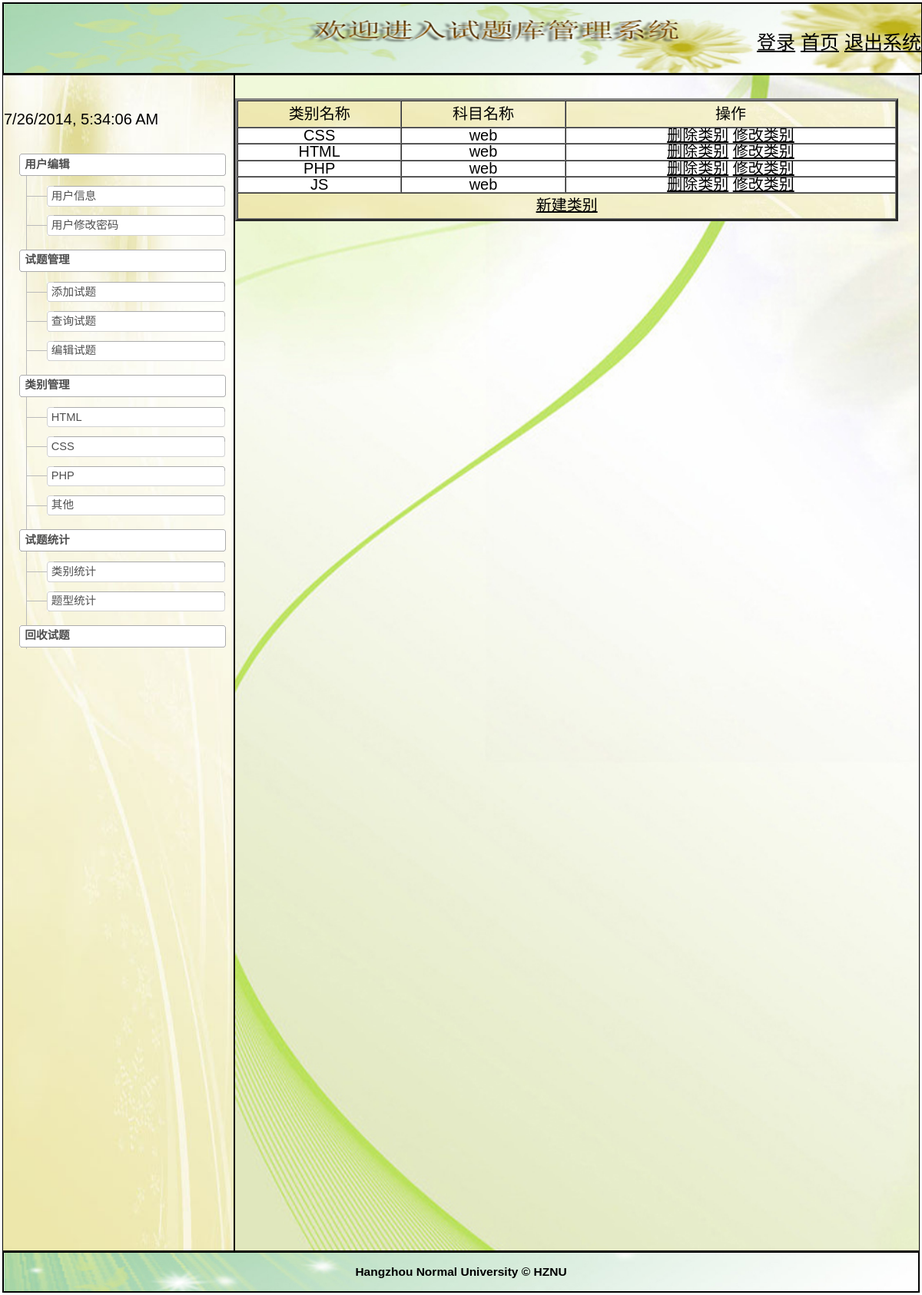
Page /shitiku2/stylegl.php (signed in) on the committed database.
### tables this page shows
CREATE TABLE IF NOT EXISTS `style_info` (
  `id` int(10) NOT NULL AUTO_INCREMENT COMMENT '类别号',
  `subject` varchar(20) NOT NULL COMMENT '类别名称',
  `subjecte` varchar(20) NOT NULL COMMENT '科目名称',
  `time` varchar(20) NOT NULL COMMENT '时间',
  `picture` text NOT NULL COMMENT '图片',
  `deletes` varchar(20) NOT NULL COMMENT '软删除',
  PRIMARY KEY (`id`),
  KEY `id` (`id`)
);

### shitiku2/stylegl.php (the view, shortened to what this page needs)
<!DOCTYPE html PUBLIC "-//W3C//DTD XHTML 1.0 Transitional//EN" "http://www.w3.org/TR/xhtml1/DTD/xhtml1-transitional.dtd">
<html xmlns="http://www.w3.org/1999/xhtml">
<head>
<link rel="stylesheet" type="text/css" href="css/yemianstyle.css"/>
</head>
<?php
if(isset($_SESSION["userName"]))
{
?>
<body ">
 <?php require_once('header.php');?>
<div class="left" >
<?php
	require_once('left.inc.php');
?>
<div id="Middle" class="dialog_body">
<?php
if(!$_POST["id"]){
$sql="select * from  style_info where deletes='0' ";
$rs=mysql_query($sql);
$id=mysql_num_rows($rs);
if($id==0){
echo "没有任何类别！<p>点<a href=styleadd.php>这里</a>添加试题";
}
else{
        echo"<table border=\"3\" cellspacing=\"0\" cellpadding=\"1\"  bordercolordark=\"#FFFFFF\"   bordercolorlight=\"#0000FF\" width=\"97%\">";
		print("<tr background=\"images/top1.jpg\" height=\"35\">");
		print("<td>类别名称</td>");
		print("<td>科目名称</td>");
		print("<td >操作</td>");
		print("</tr>");
		while($row=mysql_fetch_array($rs))
		{
			print("<tr  bgcolor=\"#FFFFFF\">");
			print("<td>".$row['subject']."</td>");
			print("<td>".$row['subjecte']."</td>");
		print("<td ><a href=\"javascript:if(confirm('您确定要删除吗？')){location.href='deleteslbgl.php?id=".$row['id']."&subject=".$row['subject']." ' }\"} >删除类别</a> <a href=changelbgl.php?id=".$row['id'].">修改类别</a></td>");
			print("</tr>");
		}
		echo"<tr><td align=\"center\" height=\"30\"  background=\"images/top1.jpg\" colspan=\"3\"><a href=styleadd.php>新建类别</a></td></tr>";
		print("</table>");
        }
		}
?>
</div>
<div class="clr">
<?php
	require_once('footer.php');
?>
</div>
</body>
<?php
}
else
{
	echo"<script>";
	echo"alert('请先登录再访问！');";
	echo"window.location='loginin.php';";
	echo"</script>";
}
?>
</html>

### shitiku2/css/yemianstyle.css (style rules this page uses)
body { color: #03F; front-family: Verdana; }
.left { float:left; width:300px; height:1530px; background-size:cover; border:1px solid black; background-image:url(../images/left.jpg); }
.clr { clear:both; }
a:link { text-decoration: underline; color:#000; }
#Middle { font-size:20px; margin-left:302px; padding-top:30px; text-align:center; border:1px solid black; color:#000; height:1500px; background-image:url(../images/Middle.jpg); background-size:cover; }

### shitiku2/css/sitemap.css (style rules this page uses)
body { font-size: 83%; line-height: 130%; font-family: Geneva, Arial, Helvetica, Sans-Serif; margin: 0; padding: 3px; }

### rows in the picture
style_info: subject "CSS", subjecte "web"
style_info: subject "HTML", subjecte "web"
style_info: subject "PHP", subjecte "web"
style_info: subject "JS", subjecte "web"
